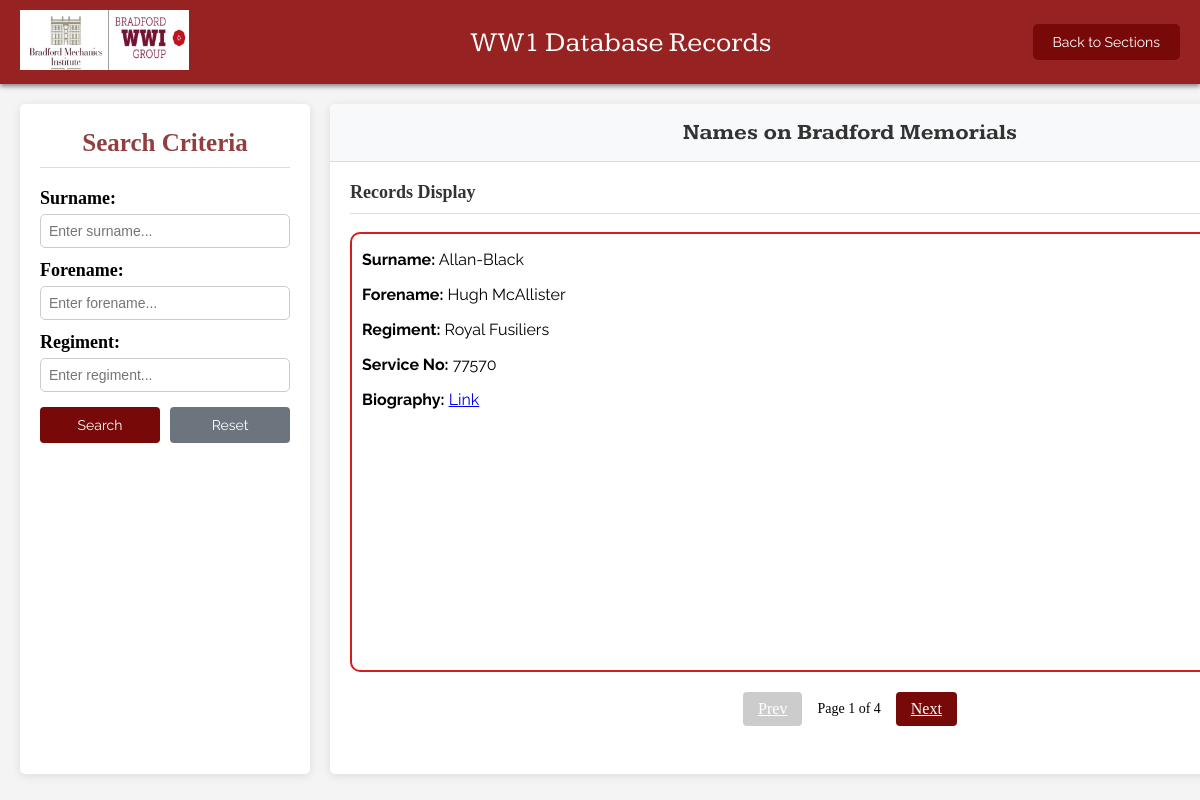
/php_html/biographies.php (signed in), run on the app's committed database.
### tables this page shows
CREATE TABLE `biographyinfo` (
  `BiographyID` int(11) NOT NULL,
  `Surname` varchar(35) NOT NULL,
  `Forename` varchar(35) NOT NULL,
  `Regiment` varchar(255) NOT NULL,
  `Service No` varchar(255) NOT NULL,
  `Biography` varchar(255) NOT NULL
);

### php_html/biographies.php (the view, shortened to what this page needs)
<?php
require 'db_connect.php';
$surname = $_GET['surname'] ?? '';
$forename = $_GET['forename'] ?? '';
$regiment = $_GET['regiment'] ?? '';
$page = $_GET['page'] ?? 1;
$offset = ($page - 1);
$query = "SELECT * FROM biographyinfo WHERE 1=1";
$params = [];
$query .= " LIMIT 1 OFFSET ?";
$params[] = $offset;
$stmt = $mysqli->prepare($query);
$stmt->bind_param(str_repeat('s', count($params)), ...$params);
$stmt->execute();
$results = $stmt->get_result()->fetch_all(MYSQLI_ASSOC);
$total_query = "SELECT COUNT(*) FROM biographyinfo WHERE 1=1";
$total_stmt = $mysqli->prepare($total_query);
$total_stmt->execute();
$total_pages = $total_stmt->get_result()->fetch_row()[0];
?>
<!DOCTYPE html>
<html lang="en">
<head>
    <link rel="stylesheet" href="../css/database.css">
</head>
<body>
    <div class="navbar">
        <div class="logo">
            <img src="../rsc/GroupLogo.png" alt="WW1 Group">
        </div>
        <div class="title">
            WW1 Database Records
        </div>
        <div class="navbuttons">
            <button type="button" onclick="location.href='userSection.html'">Back to Sections</button>
        </div>
    </div>
    <div class="container">
        <div class="search-panel">
            <h3>Search Criteria</h3>
            <form id="searchForm" method="get">
                <div class="form-group">
                    <label for="surname">Surname:</label>
                    <input type="text" id="surname" name="surname" placeholder="Enter surname..." value="<?php echo htmlspecialchars($surname); ?>">
                </div>
                <div class="form-group">
                    <label for="forename">Forename:</label>
                    <input type="text" id="forename" name="forename" placeholder="Enter forename..." value="<?php echo htmlspecialchars($forename); ?>">
                </div>
                <div class="form-group">
                    <label for="regiment">Regiment:</label>
                    <input type="text" id="regiment" name="regiment" placeholder="Enter regiment..." value="<?php echo htmlspecialchars($regiment); ?>">
                </div>
                <div class="form-buttons">
                    <button type="button" id="searchButton">Search</button>
                    <button type="button" id="resetButton" onclick="window.location.href = 'biographies.php';">Reset</button>
                </div>
            </form>
        </div>
        <div class="content-panel">
            <div class="database-title">
                <h2>Names on Bradford Memorials</h2>
            </div>
            <div class="records-container">
                <h3 id="resultsHeading">Records Display</h3>
                <div class="display">
                    <?php
                    if (empty($results)) {
                        echo "<p>No records found.</p>";
                    } else {
                        foreach ($results as $row) {
                            echo "<div class='record'>";
                            echo "<div class='col1'>";
                            echo "<p><strong>Surname:</strong> " . htmlspecialchars($row['Surname']) . "</p>";
                            echo "<p><strong>Forename:</strong> " . htmlspecialchars($row['Forename']) . "</p>";
                            echo "<p><strong>Regiment:</strong> " . htmlspecialchars($row['Regiment']) . "</p>";
                            echo "<p><strong>Service No:</strong> " . htmlspecialchars($row['Service No']) . "</p>";
                            echo "<p><strong>Biography:</strong> <a target='_blank' href='" . htmlspecialchars($row['Biography']) . "'>Link</a></p>";
                            echo "</div>";
                            echo "</div>";
                        }
                    }
                    ?>
                </div>
                <div class="pagination">
                    <a href="?surname=<?php echo urlencode($surname); ?>&forename=<?php echo urlencode($forename); ?>&regiment=<?php echo urlencode($regiment); ?>&page=<?php echo $page - 1; ?>" class="<?php echo ($page <= 1) ? 'disabled' : ''; ?>">Prev</a>
                    <span id="pageInfo">Page <?php echo $page; ?> of <?php echo $total_pages; ?></span>
                    <a href="?surname=<?php echo urlencode($surname); ?>&forename=<?php echo urlencode($forename); ?>&regiment=<?php echo urlencode($regiment); ?>&page=<?php echo $page + 1; ?>" class="<?php echo ($page >= $total_pages) ? 'disabled' : ''; ?>">Next</a>
                </div>
            </div>
        </div>
    </div>
</body>
</html>

### css/database.css (style rules this page uses)
html, body { margin: 0; padding: 0; font-family: Arial, sans-serif; background-color: #f4f4f4; min-height: 100vh; display: flex; flex-direction: column; overflow: hidden; font-family: 'Winsel'; }
.navbar { display: flex; justify-content: space-between; align-items: center; width: 100%; background-color: #962222; padding: 10px 20px; box-sizing: border-box; box-shadow: 0 2px 5px rgba(0, 0, 0, 0.5); }
.navbar .logo img { height: 60px; }
.navbar .title { color: white; font-size: 28px; margin-left: 20px; }
.navbar .navbuttons { display: flex; gap: 10px; }
.navbar .navbuttons button { padding: 10px 20px; background-color: #780909; color: white; border: none; cursor: pointer; border-radius: 5px; font-size: 14px; font-family: 'Raleway'; }
.title { font-family: 'Kameron'; }
.container { display: flex; flex: 1; padding: 20px; gap: 20px; max-width: 1400px; margin: 0 auto; box-sizing: border-box; }
.search-panel { flex: 0 0 250px; background-color: white; border-radius: 5px; padding: 20px; box-shadow: 0 2px 10px rgba(0, 0, 0, 0.1); display: flex; flex-direction: column; gap: 15px; height: 630px; width: 290px; }
.search-panel h3 { margin: 5px 0; color: #923e3e; font-size: 25px; text-align: center; border-bottom: 1px solid #ddd; padding-bottom: 10px; }
.form-group { margin-bottom: 12px; }
.form-group label { display: block; margin-bottom: 5px; font-weight: bold; font-size: 18px; }
.form-group input { width: 100%; padding: 8px; border: 1px solid #ccc; border-radius: 5px; box-sizing: border-box; font-size: 14px; }
.form-buttons { display: flex; gap: 10px; margin-top: 15px; }
.form-buttons button { flex: 1; padding: 10px; border: none; border-radius: 4px; cursor: pointer; font-size: 14px; font-family: 'Raleway'; }
#searchButton { background-color: #780909; color: white; }
#resetButton { background-color: #6c757d; color: white; }
.content-panel { flex: 1; background-color: white; border-radius: 5px; box-shadow: 0 2px 10px rgba(0, 0, 0, 0.1); display: flex; flex-direction: column; width: 1000px; height: 670px; }
.database-title { background-color: #f8f9fa; padding: 15px 20px; border-bottom: 1px solid #ddd; border-top-left-radius: 5px; border-top-right-radius: 5px; font-family: 'Kameron'; }
.database-title h2 { margin: 0; color: #333; font-size: 22px; text-align: center; }
.records-container { flex: 1; padding: 20px; overflow-y: auto; }
.records-container h3 { margin-top: 0; color: #333; font-size: 18px; border-bottom: 1px solid #ddd; padding-bottom: 10px; }
.record { display: flex; gap: 5px; }
.col1, .col2 { flex: 1; }
.display { height: 436px; width: 970px; background-color: #ffffff; padding: 0px 10px; border-style: solid; border-width: 2px; border-color: #d41d1d; border-radius: 10px; font-family: 'Raleway'; }
.pagination { display: flex; justify-content: center; align-items: center; margin-top: 20px; gap: 15px; }
.pagination a { padding: 8px 15px; background-color: #780909; color: white; border: none; border-radius: 4px; cursor: pointer; }
.pagination a.disabled { background-color: #ccc; cursor: not-allowed; pointer-events: none; }
#pageInfo { font-size: 14px; }

### data on the page
biographyinfo: Surname "Allan-Black", Forename "Hugh McAllister", Regiment "Royal Fusiliers", Service No "77570"

### other printed values
$page "1"
$total_pages "4"
